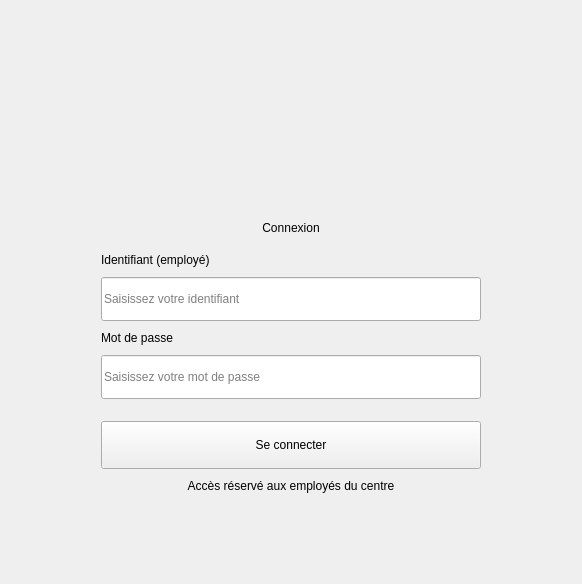
      <widget class="QWidget" name="pageLogin">
       <layout class="QVBoxLayout" name="verticalLayoutLogin">
        <item>
         <spacer name="spacerHaut">
          <property name="orientation">
           <enum>Qt::Orientation::Vertical</enum>
          </property>
          <property name="sizeHint" stdset="0">
           <size>
            <width>20</width>
            <height>40</height>
           </size>
          </property>
         </spacer>
        </item>
        <item>
         <layout class="QHBoxLayout" name="horizontalLayoutCard">
          <item>
           <spacer name="spacerGauche">
            <property name="orientation">
             <enum>Qt::Orientation::Horizontal</enum>
            </property>
            <property name="sizeHint" stdset="0">
             <size>
              <width>40</width>
              <height>20</height>
             </size>
            </property>
           </spacer>
          </item>
          <item>
           <widget class="QFrame" name="frameCard">
            <property name="minimumSize">
             <size>
              <width>480</width>
              <height>0</height>
             </size>
            </property>
            <property name="maximumSize">
             <size>
              <width>480</width>
              <height>16777215</height>
             </size>
            </property>
            <layout class="QVBoxLayout" name="verticalLayoutCard">
             <property name="spacing">
              <number>10</number>
             </property>
             <property name="leftMargin">
              <number>50</number>
             </property>
             <property name="topMargin">
              <number>40</number>
             </property>
             <property name="rightMargin">
              <number>50</number>
             </property>
             <property name="bottomMargin">
              <number>40</number>
             </property>
             <item alignment="Qt::AlignmentFlag::AlignHCenter">
              <widget class="QLabel" name="labelLogo">
               <property name="minimumSize">
                <size>
                 <width>300</width>
                 <height>120</height>
                </size>
               </property>
               <property name="maximumSize">
                <size>
                 <width>300</width>
                 <height>120</height>
                </size>
               </property>
               <property name="text">
                <string/>
               </property>
               <property name="pixmap">
                <pixmap resource="resources.qrc">:/images/logo_app.png</pixmap>
               </property>
               <property name="scaledContents">
                <bool>true</bool>
               </property>
              </widget>
             </item>
             <item>
              <widget class="QLabel" name="labelTitre">
               <property name="text">
                <string>Connexion</string>
               </property>
               <property name="alignment">
                <set>Qt::AlignmentFlag::AlignCenter</set>
               </property>
              </widget>
             </item>
             <item>
              <spacer name="spacerTitre">
               <property name="orientation">
                <enum>Qt::Orientation::Vertical</enum>
               </property>
               <property name="sizeType">
                <enum>QSizePolicy::Policy::Fixed</enum>
               </property>
               <property name="sizeHint" stdset="0">
                <size>
                 <width>20</width>
                 <height>8</height>
                </size>
               </property>
              </spacer>
             </item>
             <item>
              <widget class="QLabel" name="labelIdentifiant">
               <property name="text">
                <string>Identifiant (employé)</string>
               </property>
              </widget>
             </item>
             <item>
              <widget class="QLineEdit" name="lineEditIdentifiant">
               <property name="minimumSize">
                <size>
                 <width>0</width>
                 <height>44</height>
                </size>
               </property>
               <property name="placeholderText">
                <string>Saisissez votre identifiant</string>
               </property>
              </widget>
             </item>
             <item>
              <widget class="QLabel" name="labelMotDePasse">
               <property name="text">
                <string>Mot de passe</string>
               </property>
              </widget>
             </item>
             <item>
              <widget class="QLineEdit" name="lineEditMotDePasse">
               <property name="minimumSize">
                <size>
                 <width>0</width>
                 <height>44</height>
                </size>
               </property>
               <property name="echoMode">
                <enum>QLineEdit::EchoMode::Password</enum>
               </property>
               <property name="placeholderText">
                <string>Saisissez votre mot de passe</string>
               </property>
              </widget>
             </item>
             <item>
              <spacer name="spacerBouton">
               <property name="orientation">
                <enum>Qt::Orientation::Vertical</enum>
               </property>
               <property name="sizeType">
                <enum>QSizePolicy::Policy::Fixed</enum>
               </property>
               <property name="sizeHint" stdset="0">
                <size>
                 <width>20</width>
                 <height>12</height>
                </size>
               </property>
              </spacer>
             </item>
             <item>
              <widget class="QPushButton" name="pushButtonConnexion">
               <property name="minimumSize">
                <size>
                 <width>0</width>
                 <height>48</height>
                </size>
               </property>
               <property name="cursor">
                <cursorShape>PointingHandCursor</cursorShape>
               </property>
               <property name="text">
                <string>Se connecter</string>
               </property>
              </widget>
             </item>
             <item>
              <widget class="QLabel" name="labelInfo">
               <property name="text">
                <string>Accès réservé aux employés du centre</string>
               </property>
               <property name="alignment">
                <set>Qt::AlignmentFlag::AlignCenter</set>
               </property>
              </widget>
             </item>
            </layout>
           </widget>
          </item>
          <item>
           <spacer name="spacerDroite">
            <property name="orientation">
             <enum>Qt::Orientation::Horizontal</enum>
            </property>
            <property name="sizeHint" stdset="0">
             <size>
              <width>40</width>
              <height>20</height>
             </size>
            </property>
           </spacer>
          </item>
         </layout>
        </item>
        <item>
         <spacer name="spacerBas">
          <property name="orientation">
           <enum>Qt::Orientation::Vertical</enum>
          </property>
          <property name="sizeHint" stdset="0">
           <size>
            <width>20</width>
            <height>40</height>
           </size>
          </property>
         </spacer>
        </item>
       </layout>
      </widget>
